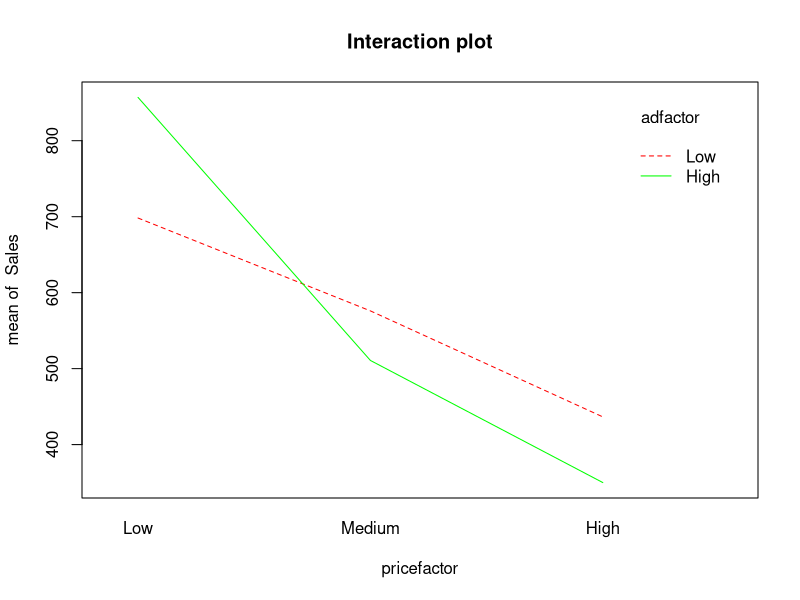

Generate this figure with R:
#Two Factor Anova /Ancova
getwd()
Adv.DataFrame=read.csv("paul-newfood.csv", header = TRUE)
View(Adv.DataFrame)
attach(Adv.DataFrame)
pricefactor=factor(PriceLevel,c(1,2,3),labels = c("Low","Medium","High"))
adfactor=factor(AdLevel,c(1,2),labels = c("Low","High"))
anova_foodadv=aov(Sales~pricefactor+adfactor)
summary(anova_foodadv)
print(summary(anova_foodadv),digits=10)
interaction.plot(pricefactor,adfactor,Sales,col = c("RED","GREEN"),main="Interaction plot")
anova_foodadv1=aov(Sales~pricefactor+adfactor+pricefactor*adfactor)
print(summary(anova_foodadv1),digits = 10)
#summary(anova_foodadv1)
cor(Sales,StoreSize)
cor.test(Sales,StoreSize)
anova_foodadv3=aov(Sales~StoreSize+pricefactor+adfactor+pricefactor*adfactor)
print(summary(anova_foodadv3),digits = 10)
